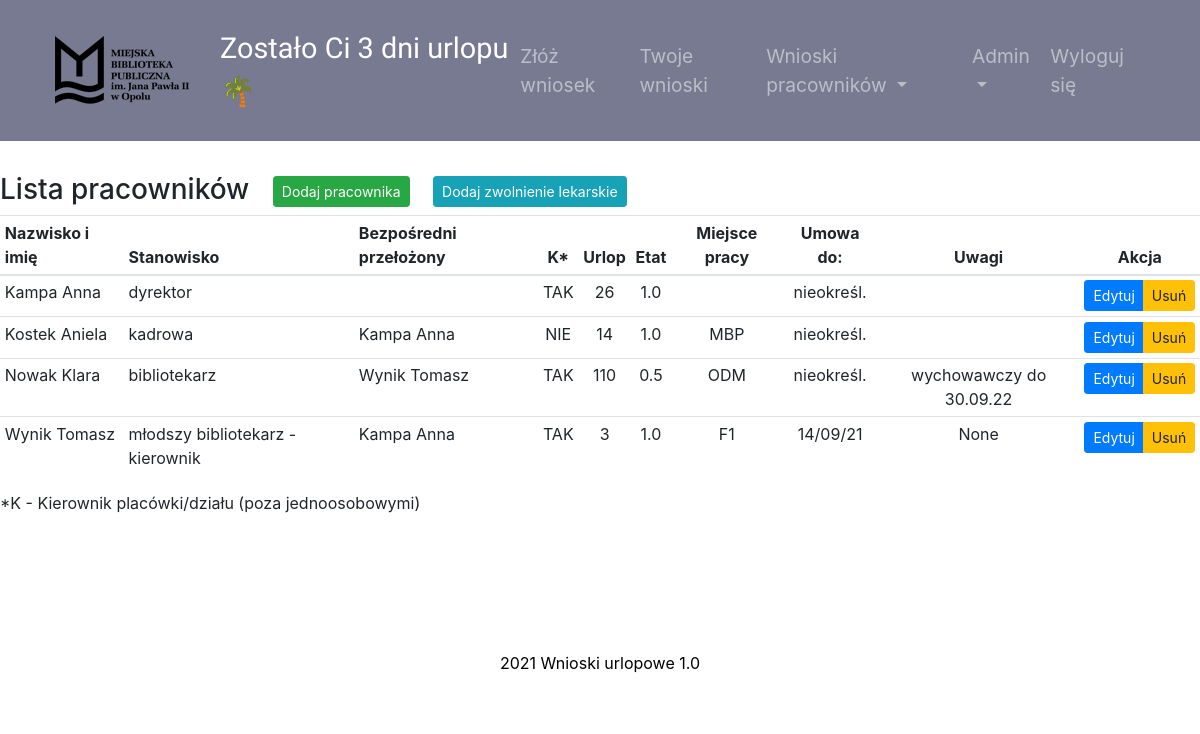
Before: /admin_site (signed in) with the older database file.
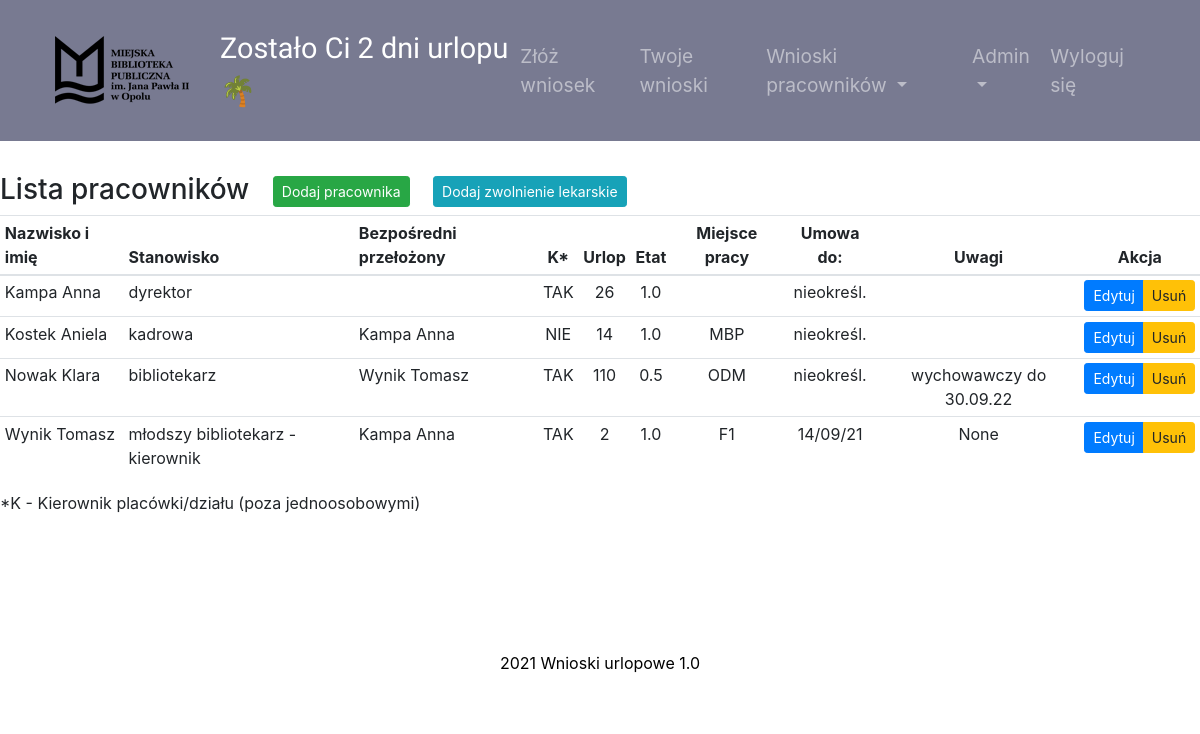
After: the same page with the newer database file.
### main.py (models this page shows, shortened)
class Employee(UserMixin, db.Model):
    __tablename__ = "employees"
    id = db.Column(db.Integer, primary_key=True)
    name = db.Column(db.String(50), unique=False, nullable=False)
    login = db.Column(db.String(10), unique=True, nullable=False)
    password = db.Column(db.String(100))
    position = db.Column(db.String(50), unique=False)
    position_info = db.Column(db.String(20))
    work_place = db.Column(db.String)
    is_manager = db.Column(db.String(3), nullable=False)
    is_topmanager = db.Column(db.String(3), nullable=False)
    work_time = db.Column(db.Float, unique=False, nullable=False)
    email = db.Column(db.String)
    days_off = db.Column(db.Integer, nullable=False)
    annual_days_off = db.Column(db.Integer)
    contract_end = db.Column(db.String)
    requests = relationship("Request", back_populates="author")
    sickleaves = relationship("SickLeave", back_populates="person")
    manager_id = db.Column(db.Integer, db.ForeignKey("employees.id"))
    manager = relationship("Employee", backref='subordinates', remote_side="Employee.id")
    today_note = db.Column(db.String(20))
    additional_info = db.Column(db.String)

### main.py (the view)
@app.route("/admin_site", methods=["POST", "GET"])
@admin_only
def admin_site():
    all_employees = Employee.query.order_by(Employee.name).all()
    return render_template("admin_site.html", all_employees=all_employees)

### main.py (called while the page is built)
@login_manager.user_loader
def load_user(employee_id):
    return Employee.query.get(int(employee_id))

def admin_only(f):
    @wraps(f)
    def decorated_function(*args, **kwargs):
        if current_user.login not in ADMIN_LOGIN:
            return abort(403)
        return f(*args, **kwargs)
    return decorated_function

### templates/admin_site.html
{% include 'header.html' %}
<section class="page-section">
<div class="requests">
    <h3 >Lista pracowników
        <a href="{{url_for('add_employee')}}" role="button" class="btn ml-3 btn-sm btn-success">Dodaj pracownika</a>
        <a href="{{url_for('add_sickleave')}}" role="button" class="btn ml-3 btn-sm btn-info">Dodaj zwolnienie lekarskie</a>
    </h3>
    <table class="table table-sm  js-serial table-responsive">
        <thead>
        <tr >
            <th scope="col">Nazwisko i imię</th>
            <th scope="col">Stanowisko</th>
            <th scope="col">Bezpośredni przełożony</th>
            <th scope="col" class="text-center">K*</th>
            <th scope="col" class="text-center">Urlop</th>
            <th scope="col" class="text-center">Etat</th>
            <th scope="col" class="text-center">Miejsce pracy</th>
             <th scope="col" class="text-center">Umowa do:</th>
            <th scope="col" class="text-center">Uwagi</th>
            <th scope="col" class="text-center">Akcja</th>
        </tr>
        </thead>
        <tbody>
        <tr>
        {% for employee in all_employees %}
        <tr>
            <td>{{ employee.name }}</td>
            <td>{{ employee.position }}</td>
            <td>{{employee.manager.name}}</td>
            <td class="text-center">{{ employee.is_manager }}</td>
            <td class="text-center">{{ employee.days_off }}</td>
            <td class="text-center">{{ employee.work_time }}</td>
            <td class="text-center">{{ employee.work_place }}</td>
            <td class="text-center">{{ employee.contract_end }}</td>
            <td class="text-center">{{ employee.additional_info }}</td>
            <td>
                <div class="btn-group btn-group-sm" role="group" aria-label="Basic example">
                    <a href="{{url_for('edit_employee', employee_id=employee.id)}}" role="button" class="btn btn-primary">Edytuj</a>
                    <a href="{{url_for('delete_employee', employee_id=employee.id) }}" role="button" class="btn btn-warning">Usuń</a>
                </div>
            </td>
        </tr>
        {% endfor %}
        </tbody>
    </table>
    <p>*K - Kierownik placówki/działu (poza jednoosobowymi)</p>
</div>
</section>
{% include 'footer.html' %}

### templates/header.html (shortened to what this page needs)
<!DOCTYPE html>
<html lang="pl">
<head>
    <link rel="stylesheet" href="https://maxcdn.bootstrapcdn.com/bootstrap/4.0.0/css/bootstrap.min.css"
>
    <link rel="stylesheet" href="https://cdnjs.cloudflare.com/ajax/libs/bootstrap-datepicker/1.9.0/css/bootstrap-datepicker.min.css"/>
    <link rel="stylesheet" href="./static/style.css" >
</head>
<body>
    <nav class="navbar position-sticky top-0 navbar-expand-lg navbar-dark w-100">
<div class="container-fluid">
        <a href="{{url_for('main')}}" class="navbar-brand ml-1" id="nav_urlop"><img src="/static/mbp_logo.png" class="d-inline-block align-center"  style="padding-right: 15px;"></a><p class="info"> {%if current_user.is_authenticated%} Zostało Ci {{current_user.days_off}} {% if current_user.work_time<1 %}godz. {%else%} dni  {%endif%}urlopu <span class="palm">🌴</span> {%endif%}</p>
        <div class="collapse navbar-collapse" id="navbarSupportedContent">
        <ul class="navbar-nav ml-auto">
            {% if current_user.position != "dyrektor"%}
                 <li class="nav-item">
                <a class="nav-link link-hide" href="{{url_for('main')}}">Złóż wniosek</a>
            </li>
            <li class="nav-item">
                <a class="nav-link link-hide" href="{{url_for('my_requests')}}">Twoje wnioski</a>
            </li>
            {% endif %}
            {% if current_user.is_manager == "TAK" %}
              <li class="nav-item dropdown">
      <a class="nav-link dropdown-toggle" href="{{url_for('employees_requests')}}" id="navbardrop" data-toggle="dropdown">
        Wnioski pracowników
      </a>
    </li>
{% endif %}
            {% if current_user.login in ["wynik", "kostek"] %}
                     <li class="nav-item dropdown">
      <a class="nav-link dropdown-toggle" href="{{url_for('admin_site')}}" id="navbardrop2" data-toggle="dropdown">
        Admin</a>
    </li>
           {% endif %}
            <li class="nav-item">
                <a class="nav-link link-hide" href="{{url_for('logout')}}">Wyloguj się</a>
            </li>
        </ul>
        </div>
    </div>
    </nav>

Changed rows visible on the page:
changed Employee "młodszy bibliotekarz - kierownik": days_off "3" → "2"
